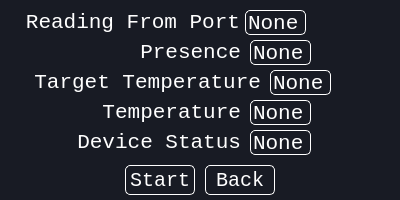
<?xml version="1.0" encoding="UTF-8"?>
<ui version="4.0">
 <class>Form</class>
 <widget class="QWidget" name="Form">
  <property name="geometry">
   <rect>
    <x>0</x>
    <y>0</y>
    <width>400</width>
    <height>200</height>
   </rect>
  </property>
  <property name="minimumSize">
   <size>
    <width>400</width>
    <height>200</height>
   </size>
  </property>
  <property name="maximumSize">
   <size>
    <width>400</width>
    <height>200</height>
   </size>
  </property>
  <property name="windowTitle">
   <string>Form</string>
  </property>
  <property name="styleSheet">
   <string notr="true">background-color: #181b24;</string>
  </property>
  <widget class="QLabel" name="com_port_label">
   <property name="geometry">
    <rect>
     <x>19</x>
     <y>10</y>
     <width>221</width>
     <height>25</height>
    </rect>
   </property>
   <property name="font">
    <font>
     <family>Courier New</family>
     <pointsize>16</pointsize>
    </font>
   </property>
   <property name="styleSheet">
    <string notr="true">color: white;</string>
   </property>
   <property name="text">
    <string>Reading From Port</string>
   </property>
   <property name="alignment">
    <set>Qt::AlignRight|Qt::AlignTrailing|Qt::AlignVCenter</set>
   </property>
  </widget>
  <widget class="QPushButton" name="start_stop_button">
   <property name="geometry">
    <rect>
     <x>125</x>
     <y>165</y>
     <width>70</width>
     <height>30</height>
    </rect>
   </property>
   <property name="font">
    <font>
     <family>Courier New</family>
     <pointsize>15</pointsize>
    </font>
   </property>
   <property name="styleSheet">
    <string notr="true">border: 1px solid white;
border-radius: 5px;
color: white;</string>
   </property>
   <property name="text">
    <string>Start</string>
   </property>
  </widget>
  <widget class="QPushButton" name="back_button">
   <property name="geometry">
    <rect>
     <x>205</x>
     <y>165</y>
     <width>70</width>
     <height>30</height>
    </rect>
   </property>
   <property name="font">
    <font>
     <family>Courier New</family>
     <pointsize>15</pointsize>
    </font>
   </property>
   <property name="styleSheet">
    <string notr="true">border: 1px solid white;
border-radius: 5px;
color: white;</string>
   </property>
   <property name="text">
    <string>Back</string>
   </property>
  </widget>
  <widget class="QLabel" name="presence_label">
   <property name="geometry">
    <rect>
     <x>20</x>
     <y>40</y>
     <width>221</width>
     <height>25</height>
    </rect>
   </property>
   <property name="font">
    <font>
     <family>Courier New</family>
     <pointsize>16</pointsize>
    </font>
   </property>
   <property name="styleSheet">
    <string notr="true">color: white;</string>
   </property>
   <property name="text">
    <string>Presence</string>
   </property>
   <property name="alignment">
    <set>Qt::AlignRight|Qt::AlignTrailing|Qt::AlignVCenter</set>
   </property>
  </widget>
  <widget class="QLabel" name="target_temperature_label">
   <property name="geometry">
    <rect>
     <x>20</x>
     <y>70</y>
     <width>241</width>
     <height>25</height>
    </rect>
   </property>
   <property name="font">
    <font>
     <family>Courier New</family>
     <pointsize>16</pointsize>
    </font>
   </property>
   <property name="styleSheet">
    <string notr="true">color: white;</string>
   </property>
   <property name="text">
    <string>Target Temperature</string>
   </property>
   <property name="alignment">
    <set>Qt::AlignRight|Qt::AlignTrailing|Qt::AlignVCenter</set>
   </property>
  </widget>
  <widget class="QLabel" name="temperature_label">
   <property name="geometry">
    <rect>
     <x>20</x>
     <y>100</y>
     <width>221</width>
     <height>25</height>
    </rect>
   </property>
   <property name="font">
    <font>
     <family>Courier New</family>
     <pointsize>16</pointsize>
    </font>
   </property>
   <property name="styleSheet">
    <string notr="true">color: white;</string>
   </property>
   <property name="text">
    <string>Temperature</string>
   </property>
   <property name="alignment">
    <set>Qt::AlignRight|Qt::AlignTrailing|Qt::AlignVCenter</set>
   </property>
  </widget>
  <widget class="QLabel" name="status_label">
   <property name="geometry">
    <rect>
     <x>20</x>
     <y>130</y>
     <width>221</width>
     <height>25</height>
    </rect>
   </property>
   <property name="font">
    <font>
     <family>Courier New</family>
     <pointsize>16</pointsize>
    </font>
   </property>
   <property name="styleSheet">
    <string notr="true">color: white;</string>
   </property>
   <property name="text">
    <string>Device Status</string>
   </property>
   <property name="alignment">
    <set>Qt::AlignRight|Qt::AlignTrailing|Qt::AlignVCenter</set>
   </property>
  </widget>
  <widget class="QLineEdit" name="com_port">
   <property name="geometry">
    <rect>
     <x>245</x>
     <y>10</y>
     <width>61</width>
     <height>25</height>
    </rect>
   </property>
   <property name="font">
    <font>
     <family>Courier New</family>
     <pointsize>16</pointsize>
    </font>
   </property>
   <property name="styleSheet">
    <string notr="true">border: 1px solid white;
border-radius: 5px;
color: white;</string>
   </property>
   <property name="text">
    <string>None</string>
   </property>
  </widget>
  <widget class="QLineEdit" name="presence">
   <property name="geometry">
    <rect>
     <x>250</x>
     <y>40</y>
     <width>61</width>
     <height>25</height>
    </rect>
   </property>
   <property name="font">
    <font>
     <family>Courier New</family>
     <pointsize>16</pointsize>
    </font>
   </property>
   <property name="styleSheet">
    <string notr="true">border: 1px solid white;
border-radius: 5px;
color: white;</string>
   </property>
   <property name="text">
    <string>None</string>
   </property>
  </widget>
  <widget class="QLineEdit" name="target_temperature">
   <property name="geometry">
    <rect>
     <x>270</x>
     <y>70</y>
     <width>61</width>
     <height>25</height>
    </rect>
   </property>
   <property name="font">
    <font>
     <family>Courier New</family>
     <pointsize>16</pointsize>
    </font>
   </property>
   <property name="styleSheet">
    <string notr="true">border: 1px solid white;
border-radius: 5px;
color: white;</string>
   </property>
   <property name="text">
    <string>None</string>
   </property>
  </widget>
  <widget class="QLineEdit" name="temperature">
   <property name="geometry">
    <rect>
     <x>250</x>
     <y>100</y>
     <width>61</width>
     <height>25</height>
    </rect>
   </property>
   <property name="font">
    <font>
     <family>Courier New</family>
     <pointsize>16</pointsize>
    </font>
   </property>
   <property name="styleSheet">
    <string notr="true">border: 1px solid white;
border-radius: 5px;
color: white;</string>
   </property>
   <property name="text">
    <string>None</string>
   </property>
  </widget>
  <widget class="QLineEdit" name="status">
   <property name="geometry">
    <rect>
     <x>250</x>
     <y>130</y>
     <width>61</width>
     <height>25</height>
    </rect>
   </property>
   <property name="font">
    <font>
     <family>Courier New</family>
     <pointsize>16</pointsize>
    </font>
   </property>
   <property name="styleSheet">
    <string notr="true">border: 1px solid white;
border-radius: 5px;
color: white;</string>
   </property>
   <property name="text">
    <string>None</string>
   </property>
  </widget>
 </widget>
 <resources/>
 <connections/>
</ui>
